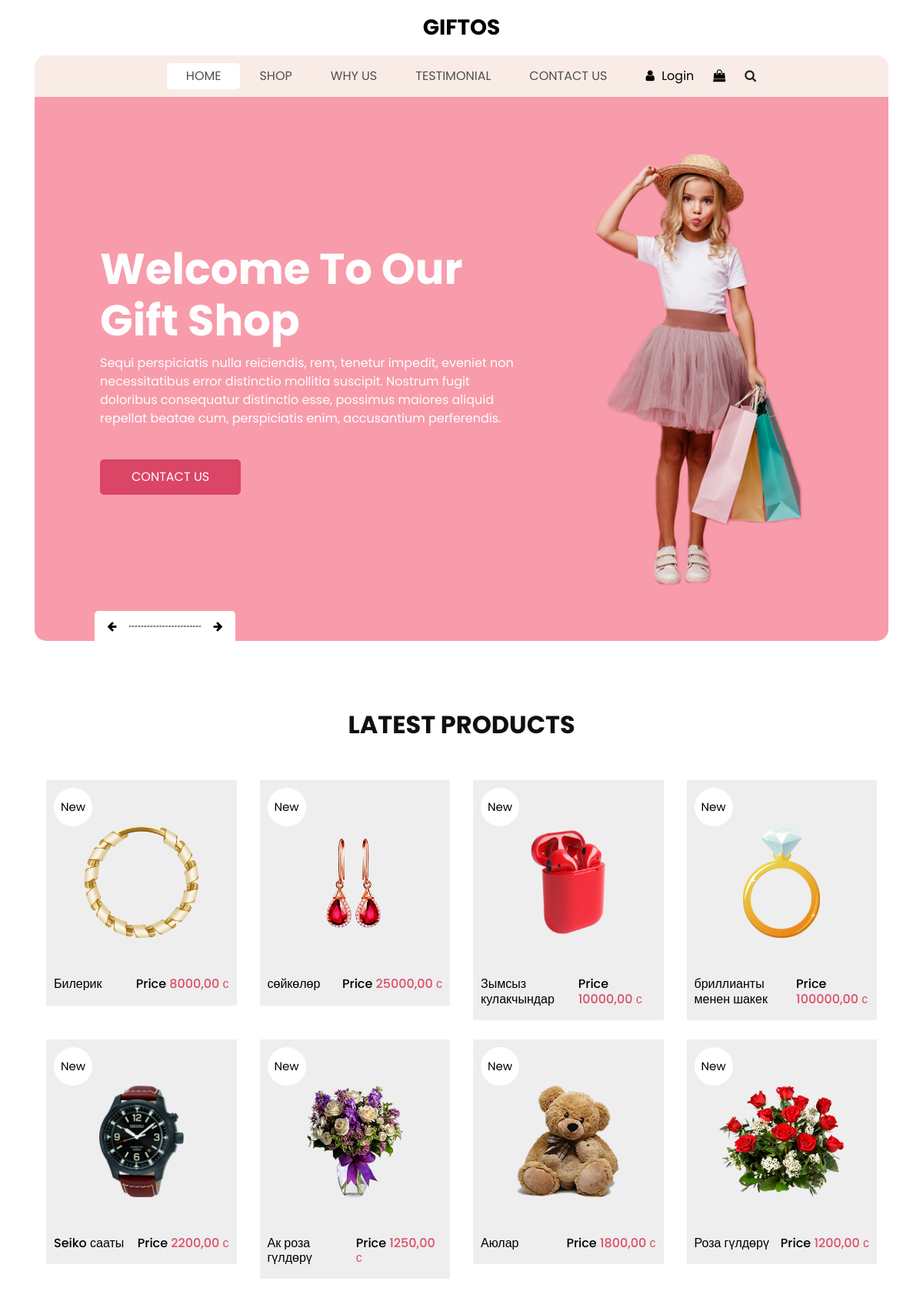
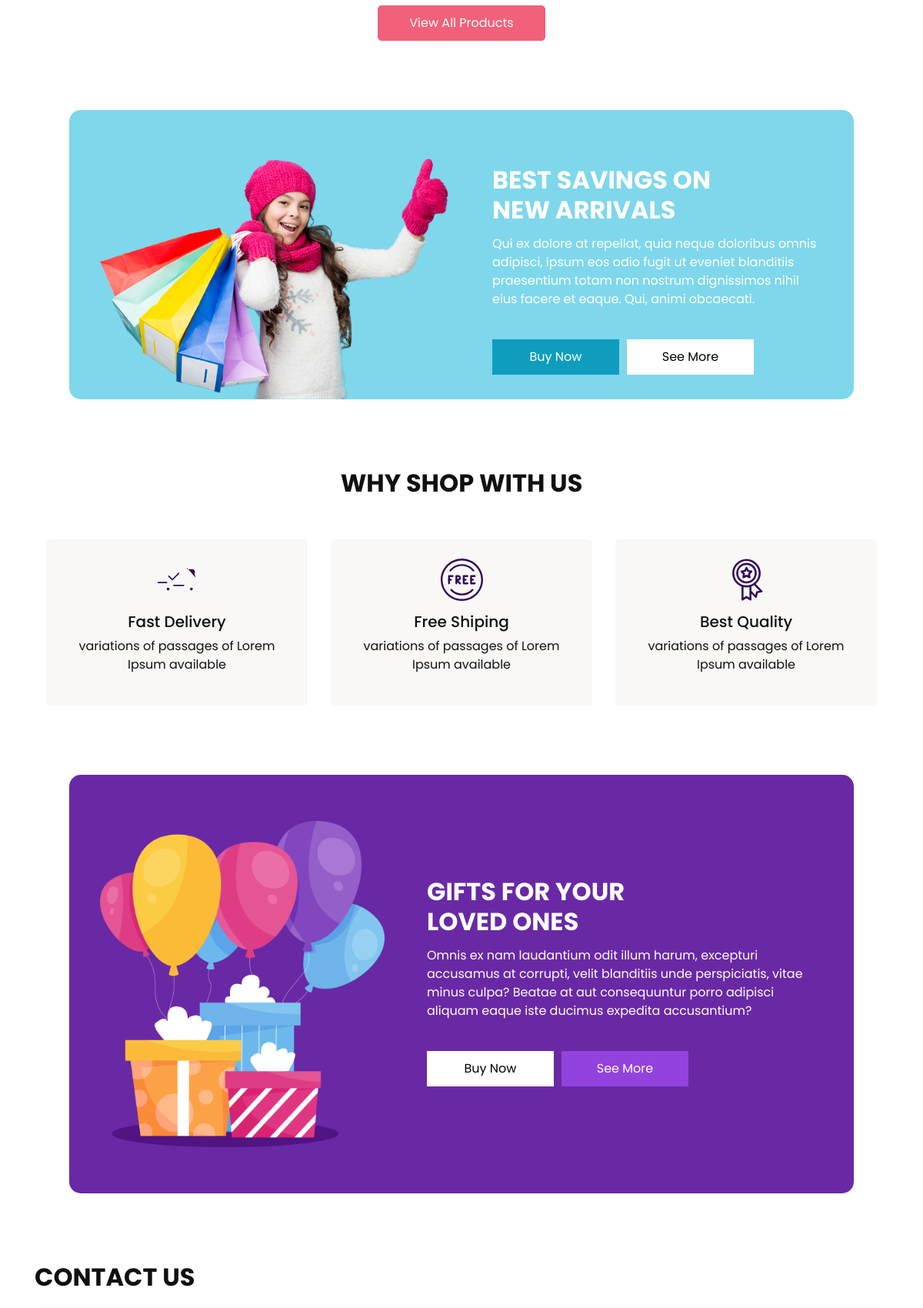
The page / (upper part) on the database its author committed (2 pictures, top to bottom).
### shop/models.py (models this page shows, shortened)
class Product(models.Model):
    title = models.CharField(max_length=125)
    price = models.DecimalField(decimal_places=2, max_digits=10)
    image = models.ImageField(upload_to='images/')
    created_at = models.DateTimeField(auto_now_add=True)
    class Meta:
        verbose_name = 'Товар'
        verbose_name_plural = 'Товары'
        ordering = ['-created_at']

### shop/views.py (the view)
# urls.py: 2. Add a URL to urlpatterns:  path('', views.home, name='home')
def home(request):
    products = Product.objects.all()[:8]
    banners = Banner.objects.all()
    form = ApplicationForm
    if request.method == 'POST':
        form = ApplicationForm(request.POST)
        if form.is_valid():
            form.save()
    return render(request, 'index.html', {'products': products, 'banners': banners, 'form': form})

### shop/templates/index.html (shortened to what this page needs)
{% extends "base.html" %}
{% load static %}
{% block content %}
    <section class="slider_section">
      <div class="slider_container">
        <div id="carouselExampleIndicators" class="carousel slide" data-ride="carousel">
          <div class="carousel-inner">
            <div class="carousel-item active">
              <div class="container-fluid">
                <div class="row">
                  <div class="col-md-7">
                    <div class="detail-box">
                      <h1>
                        Welcome To Our <br>
                        Gift Shop
                      </h1>
                      <p>
                        Sequi perspiciatis nulla reiciendis, rem, tenetur impedit, eveniet non necessitatibus error distinctio mollitia suscipit. Nostrum fugit doloribus consequatur distinctio esse, possimus maiores aliquid repellat beatae cum, perspiciatis enim, accusantium perferendis.
                      </p>
                      <a href="">
                        Contact Us
                      </a>
                    </div>
                  </div>
                  <div class="col-md-5 ">
                    <div class="img-box">
                      <img src="images/slider-img.png" alt="" />
                    </div>
                  </div>
                </div>
              </div>
            </div>
          </div>
          <div class="carousel_btn-box">
            <a class="carousel-control-prev" href="#carouselExampleIndicators" role="button" data-slide="prev">
              <i class="fa fa-arrow-left" aria-hidden="true"></i>
            </a>
            <img src="{% static 'images/line.png' %}" alt="" />
            <a class="carousel-control-next" href="#carouselExampleIndicators" role="button" data-slide="next">
              <i class="fa fa-arrow-right" aria-hidden="true"></i>
            </a>
          </div>
        </div>
      </div>
    </section>
  <section class="shop_section layout_padding">
    <div class="container">
      <div class="heading_container heading_center">
        <h2>
          Latest Products
        </h2>
      </div>
      <div class="row">
        {% for i in products %}
        <div class="col-sm-6 col-md-4 col-lg-3">
          <div class="box">
            <a href="">
              <div class="img-box">
                <img src="{{ i.image.url }}" alt="">
              </div>
              <div class="detail-box">
                <h6>
                  {{ i.title}}
                </h6>
                <h6>
                  Price
                  <span>
                    {{ i.price }} с
                  </span>
                </h6>
              </div>
              <div class="new">
                <span>
                  New
                </span>
              </div>
            </a>
          </div>
        </div>
        {% endfor %}
      </div>
      <div class="btn-box">
        <a href="/shop/">
          View All Products
        </a>
      </div>
    </div>
  </section>
  <section class="saving_section ">
    <div class="box">
      <div class="container-fluid">
        <div class="row">
          <div class="col-lg-6">
            <div class="img-box">
              <img src="{% static 'images/saving-img.png' %}" alt="">
            </div>
          </div>
          <div class="col-lg-6">
            <div class="detail-box">
              <div class="heading_container">
                <h2>
                  Best Savings on <br>
                  new arrivals
                </h2>
              </div>
              <p>
                Qui ex dolore at repellat, quia neque doloribus omnis adipisci, ipsum eos odio fugit ut eveniet blanditiis praesentium totam non nostrum dignissimos nihil eius facere et eaque. Qui, animi obcaecati.
              </p>
              <div class="btn-box">
                <a href="#" class="btn1">
                  Buy Now
                </a>
                <a href="#" class="btn2">
                  See More
                </a>
              </div>
            </div>
          </div>
        </div>
      </div>
    </div>
  </section>
  <section class="why_section layout_padding">
    <div class="container">
      <div class="heading_container heading_center">
        <h2>
          Why Shop With Us
        </h2>
      </div>
      <div class="row">
        <div class="col-md-4">
          <div class="box ">
            <div class="img-box">
            </div>
            <div class="detail-box">
              <h5>
                Fast Delivery
              </h5>
              <p>
                variations of passages of Lorem Ipsum available
              </p>
            </div>
          </div>
        </div>
        <div class="col-md-4">
          <div class="box ">
            <div class="img-box">
            </div>
            <div class="detail-box">
              <h5>
                Free Shiping
              </h5>
              <p>
                variations of passages of Lorem Ipsum available
              </p>
            </div>
          </div>
        </div>
        <div class="col-md-4">
          <div class="box ">
            <div class="img-box">
            </div>
            <div class="detail-box">
              <h5>
                Best Quality
              </h5>
              <p>
                variations of passages of Lorem Ipsum available
              </p>
            </div>
          </div>
        </div>
      </div>
    </div>
  </section>
  <section class="gift_section layout_padding-bottom">
    <div class="box ">
      <div class="container-fluid">
        <div class="row">
          <div class="col-md-5">
            <div class="img_container">
              <div class="img-box">
                <img src="{% static 'images/gifts.png' %}" alt="">
              </div>
            </div>
          </div>
          <div class="col-md-7">
            <div class="detail-box">
              <div class="heading_container">
                <h2>
                  Gifts for your <br>
                  loved ones
                </h2>
              </div>
              <p>
                Omnis ex nam laudantium odit illum harum, excepturi accusamus at corrupti, velit blanditiis unde perspiciatis, vitae minus culpa? Beatae at aut consequuntur porro adipisci aliquam eaque iste ducimus expedita accusantium?
              </p>
              <div class="btn-box">
                <a href="#" class="btn1">
                  Buy Now
                </a>
                <a href="#" class="btn2">
                  See More
                </a>
              </div>
            </div>
          </div>
        </div>
      </div>
    </div>
  </section>
  <section class="contact_section ">
    <div class="container px-0">
      <div class="heading_container ">
        <h2 class="">
          Contact Us
        </h2>
      </div>
    </div>
  </section>
{% endblock %}

### static/css/responsive.css (style rules this page uses)
@media (min-width: 1200px) { .container { max-width: 1170px; } }

### rows shown on the page
Product: image (picture), title "Билерик", price "8000,00"
Product: image (picture), title "сөйкөлөр", price "25000,00"
Product: image (picture), title "Зымсыз кулакчындар", price "10000,00"
Product: image (picture), title "бриллианты менен шакек", price "100000,00"
Product: image (picture), title "Seiko сааты", price "2200,00"
Product: image (picture), title "Ак роза гүлдөрү", price "1250,00"
Product: image (picture), title "Аюлар", price "1800,00"
Product: image (picture), title "Роза гүлдөрү", price "1200,00"
